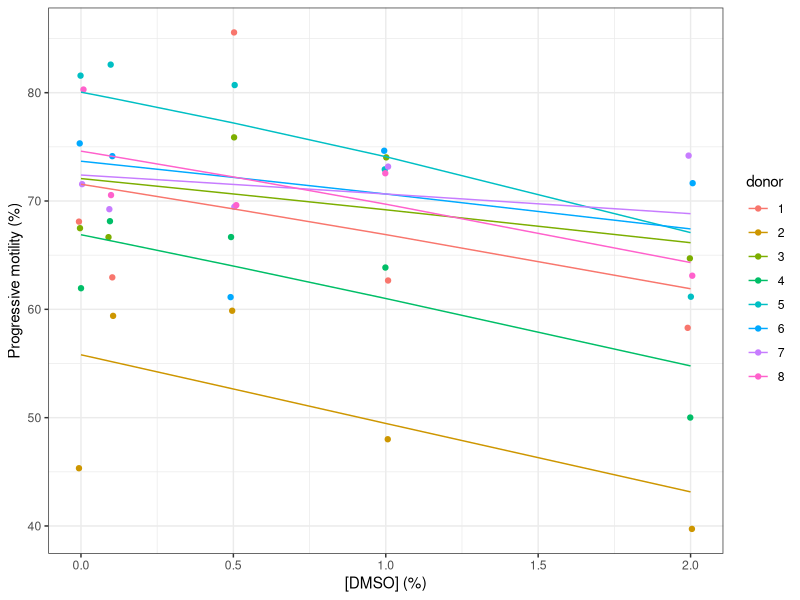
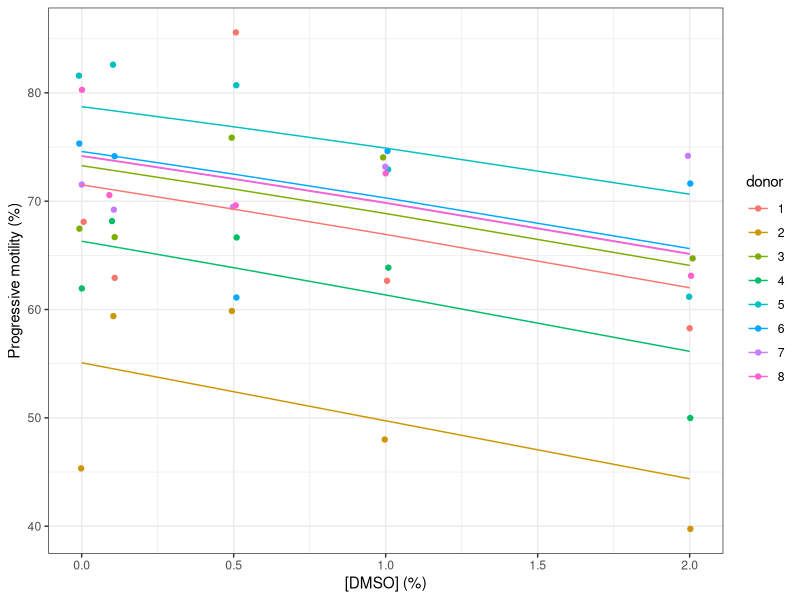
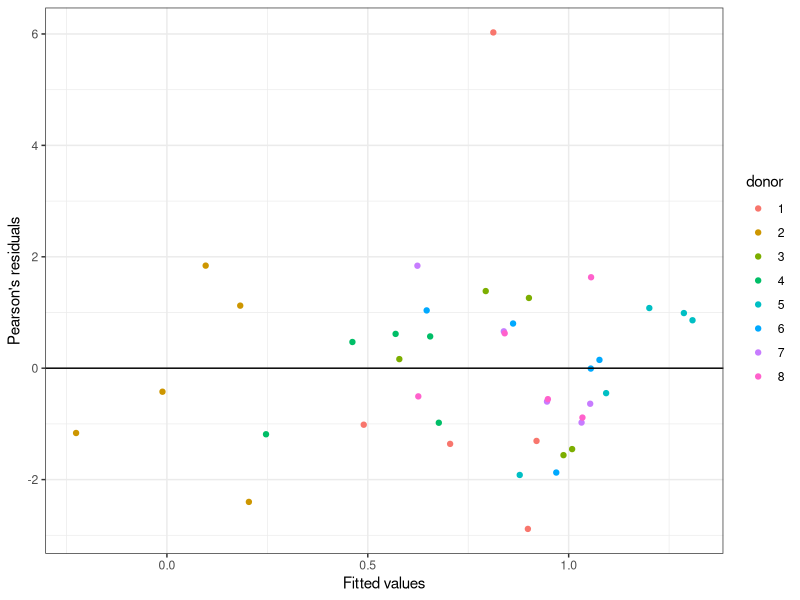
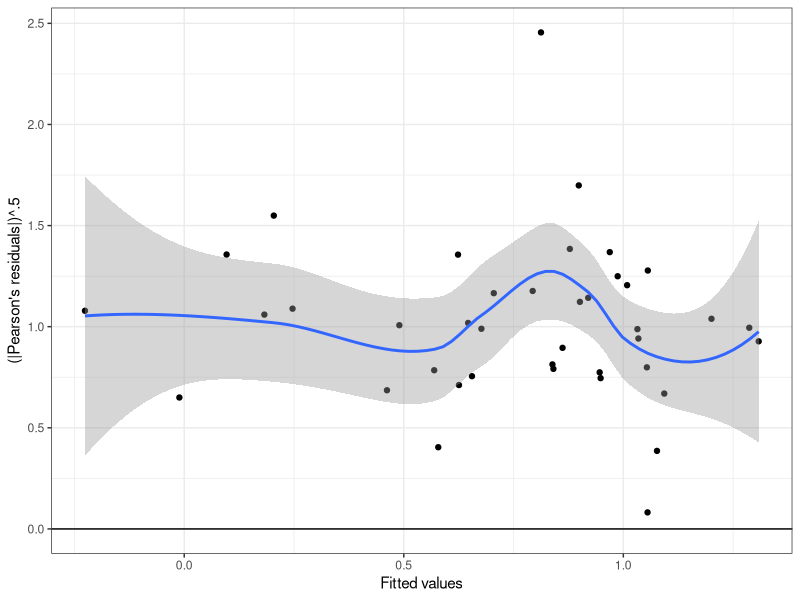
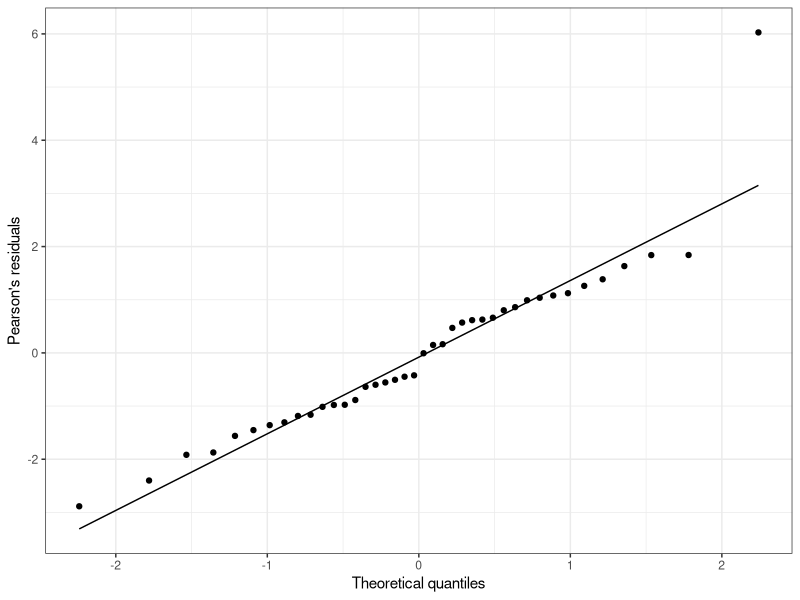
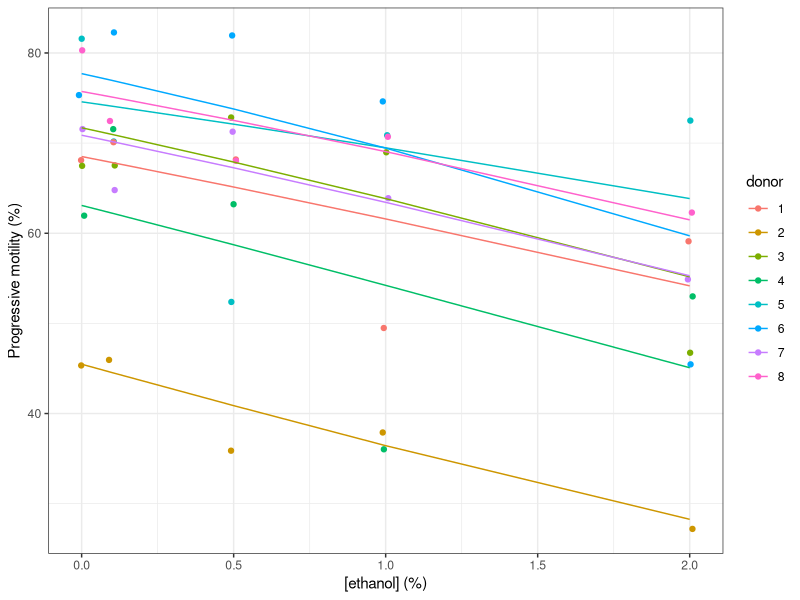
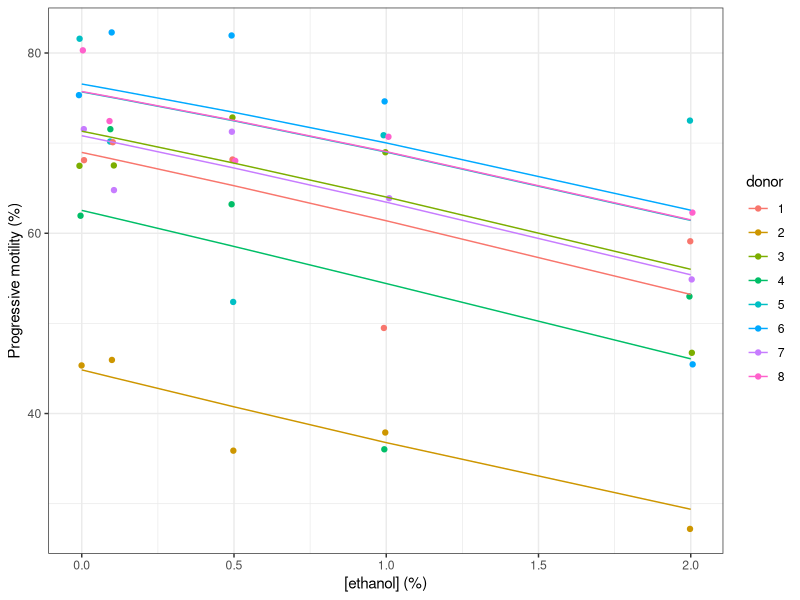
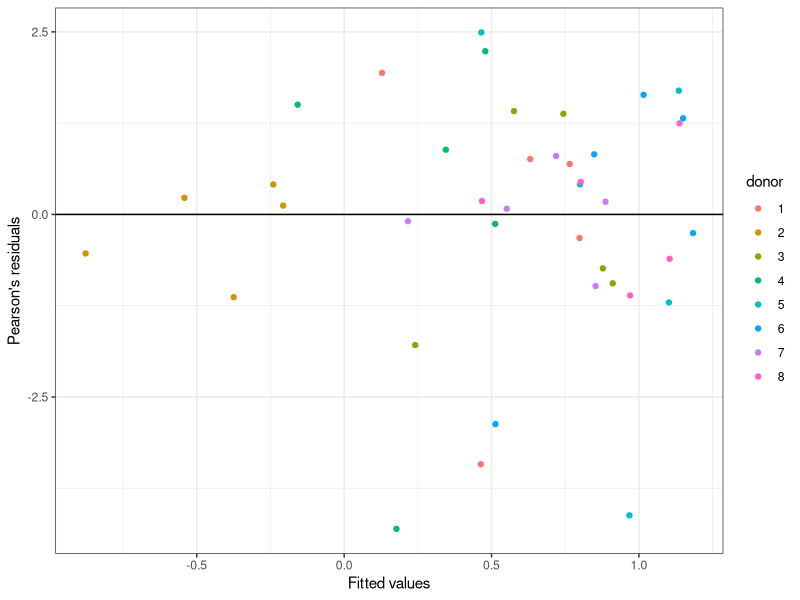

These charts were generated, in order, by the following R code:
## ---- chunk 1
library(lme4)
library(ggplot2)
theme_set(theme_bw())
# Also using readxl, skimr, equatiomatic, optimix, dfoptim, boot
# Read functions for residual analysis plots
## ---- chunk 2
mp_dmso <- readxl::read_excel("../data/Table S2.xlsx",
  sheet = "progressive motility_DMSO")
mp_dmso$donor <- as.factor(mp_dmso$donor)
names(mp_dmso) <- c("donor", "conc", "prog", "total")
mp_dmso$prog_frac <- mp_dmso$prog / mp_dmso$total
skimr::skim(mp_dmso)
## ---- chunk 3
table(mp_dmso$donor, as.factor(mp_dmso$conc))
## ---- chunk 4
mp_dmso_m1 <- glmer(cbind(prog, total - prog) ~ conc + (conc | donor),
  data = mp_dmso, family = binomial(link = "logit"))
summary(mp_dmso_m1)
## ---- chunk 5
ggplot(data = mp_dmso) +
  geom_jitter(aes(x = conc, y = prog_frac * 100, col = donor),
    width = 0.01) +
  geom_line(aes(x = conc, y = fitted(mp_dmso_m1) * 100, col = donor)) +
  labs(x = "[DMSO] (%)", y = "Progressive motility (%)")
## ---- chunk 6
mp_dmso_m2 <- glmer(cbind(prog, total - prog) ~ conc  + (1 | donor),
  data = mp_dmso, family = binomial(link = "logit"))
anova(mp_dmso_m1, mp_dmso_m2, refit = FALSE) # Despite the name, it is indeed a LR test
## ---- chunk 7
ggplot(data = mp_dmso) +
  geom_jitter(aes(x = conc, y = prog_frac * 100, col = donor),
    width = 0.01) +
  geom_line(aes(x = conc, y = fitted(mp_dmso_m2) * 100, col = donor)) +
  labs(x = "[DMSO] (%)", y = "Progressive motility (%)")
## ---- chunk 8
summary(mp_dmso_m2)
## ---- chunk 9
confint(mp_dmso_m2, level = 0.95) # 95% CI based on profile
set.seed(964)
# 1000x parameter bootstrap
(mp_dmso_m2_conf <- confint(mp_dmso_m2, level = 0.95, method = "boot", nsim  = 1000L))
## ---- chunk 10
#drop1(mp_dmso_m2, scope = "conc")
mp_dmso_m3 <- glmer(cbind(prog, total - prog) ~ 1 + (1 | donor),
  data = mp_dmso, family = binomial(link = "logit"))
anova(mp_dmso_m2, mp_dmso_m3, refit = TRUE)
## ---- chunk 11
isSingular(mp_dmso_m2)
## ---- chunk 12
mp_dmso_m2_all <- allFit(mp_dmso_m2)
summary(mp_dmso_m2_all)
## ---- chunk 13
mp_dmso <- fortify.merMod(mp_dmso_m2)
ggplot(data = mp_dmso, aes(x = .fitted, y = .scresid, col = donor)) +
  geom_point() +
  geom_hline(yintercept = 0) +
  labs(x = "Fitted values", y = "Pearson's residuals")
## ---- chunk 14
ggplot(data = mp_dmso, aes(x = .fitted, y = sqrt(abs(.scresid)))) +
  geom_point() +
  geom_smooth(method = "loess", formula = y ~ x) +
  geom_hline(yintercept = 0) +
  labs(x = "Fitted values", y = "(|Pearson's residuals|)^.5")
## ---- chunk 15
ggplot(data = mp_dmso, aes(sample = .scresid)) +
  geom_qq() +
  geom_qq_line() +
  labs(x = "Theoretical quantiles", y = "Pearson's residuals")
## ---- chunk 16
shapiro.test(mp_dmso$.scresid)
## ---- chunk 17
mp_dmso_slope <- c(
  ci95_min   = min(mp_dmso_m2_conf["conc", ]),
  estimate = fixef(mp_dmso_m2)[["conc"]],
  ci95_max  = max(mp_dmso_m2_conf["conc", ]))
mp_dmso_slope
#saveRDS(mp_dmso_slope, "../data/motility_prog_DMSO_slope.rds")
## ---- chunk 18
predict_logit <- function(conc, intercept = 1, slopes) {
  slopes_mat <- matrix(slopes, nrow = 1,
    dimnames = list(NULL, names(slopes)))
  data.frame(conc = conc, -intercept +
      boot::inv.logit(boot::logit(intercept) +
      conc %*% slopes_mat))
}
dmso_conc <- (0:20) / 10
mp_dmso_lost <- predict_logit(dmso_conc, 0.7, mp_dmso_slope)
mp_dmso_lost
#saveRDS(mp_dmso_lost, "../data/motility_prog_DMSO_lost.rds")
## ---- chunk 19
mp_etoh <- readxl::read_excel("../data/Table S2.xlsx",
  sheet = "progressive motility_EtOH")
mp_etoh$donor <- as.factor(mp_etoh$donor)
names(mp_etoh) <- c("donor", "conc", "prog", "total")
mp_etoh$prog_frac <- mp_etoh$prog / mp_etoh$total
skimr::skim(mp_etoh)
## ---- chunk 20
table(mp_etoh$donor, as.factor(mp_etoh$conc))
## ---- chunk 21
mp_etoh_m1 <- glmer(cbind(prog, total - prog) ~ conc + (conc | donor),
  data = mp_etoh, family = binomial(link = "logit"))
summary(mp_etoh_m1)
## ---- chunk 22
ggplot(data = mp_etoh) +
  geom_jitter(aes(x = conc, y = prog_frac * 100, col = donor),
    width = 0.01) +
  geom_line(aes(x = conc, y = fitted(mp_etoh_m1) * 100, col = donor)) +
  labs(x = "[ethanol] (%)", y = "Progressive motility (%)")
## ---- chunk 23
mp_etoh_m2 <- glmer(cbind(prog, total - prog) ~ conc  + (1 | donor),
  data = mp_etoh, family = binomial(link = "logit"))
anova(mp_etoh_m1, mp_etoh_m2, refit = FALSE) # Despite the name, it is indeed a LR test
## ---- chunk 24
ggplot(data = mp_etoh) +
  geom_jitter(aes(x = conc, y = prog_frac * 100, col = donor),
    width = 0.01) +
  geom_line(aes(x = conc, y = fitted(mp_etoh_m2) * 100, col = donor)) +
  labs(x = "[ethanol] (%)", y = "Progressive motility (%)")
## ---- chunk 25
summary(mp_etoh_m2)
## ---- chunk 26
confint(mp_etoh_m2, level = 0.95) # 95% CI based on profile
set.seed(2784)
# 1000x parameter bootstrap
(mp_etoh_m2_conf <- confint(mp_etoh_m2, level = 0.95,
  method = "boot", nsim  = 1000L))
## ---- chunk 27
#drop1(mp_etoh_m2, scope = "conc")
mp_etoh_m3 <- glmer(cbind(prog, total - prog) ~ 1 + (1 | donor),
  data = mp_etoh, family = binomial(link = "logit"))
anova(mp_etoh_m2, mp_etoh_m3, refit = FALSE)
## ---- chunk 28
isSingular(mp_etoh_m2)
## ---- chunk 29
mp_etoh_m2_all <- allFit(mp_etoh_m2)
summary(mp_etoh_m2_all)
## ---- chunk 30
mp_etoh <- fortify.merMod(mp_etoh_m2)
ggplot(data = mp_etoh, aes(x = .fitted, y = .scresid, col = donor)) +
  geom_point() +
  geom_hline(yintercept = 0) +
  labs(x = "Fitted values", y = "Pearson's residuals")
## ---- chunk 31
ggplot(data = mp_etoh, aes(x = .fitted, y = sqrt(abs(.scresid)))) +
  geom_point() +
  geom_smooth(method = "loess", formula = y ~ x) +
  geom_hline(yintercept = 0) +
  labs(x = "Fitted values", y = "(|Pearson's residuals|)^.5")
## ---- chunk 32
ggplot(data = mp_etoh, aes(sample = .scresid)) +
  geom_qq() +
  geom_qq_line() +
  labs(x = "Theoretical quantiles", y = "Pearson's residuals")
## ---- chunk 33
shapiro.test(mp_etoh$.scresid)
## ---- chunk 34
mp_etoh_slope <- c(
  ci95_min   = min(mp_etoh_m2_conf["conc", ]),
  estimate = fixef(mp_etoh_m2)[["conc"]],
  ci95_max  = max(mp_etoh_m2_conf["conc", ]))
mp_etoh_slope
#saveRDS(mp_etoh_slope, "../data/motility_prog_ETOH_slope.rds")
## ---- chunk 35
predict_logit <- function(conc, intercept = 1, slopes) {
  slopes_mat <- matrix(slopes, nrow = 1,
    dimnames = list(NULL, names(slopes)))
  data.frame(conc = conc, -intercept +
    boot::inv.logit(boot::logit(intercept) +
    conc %*% slopes_mat))
}
etoh_conc <- (0:20) / 10
mp_etoh_lost <- predict_logit(etoh_conc, 0.7, mp_etoh_slope)
mp_etoh_lost
#saveRDS(mp_etoh_lost, "../data/motility_prog_ETOH_lost.rds")
## ---- chunk 36
sessionInfo()
